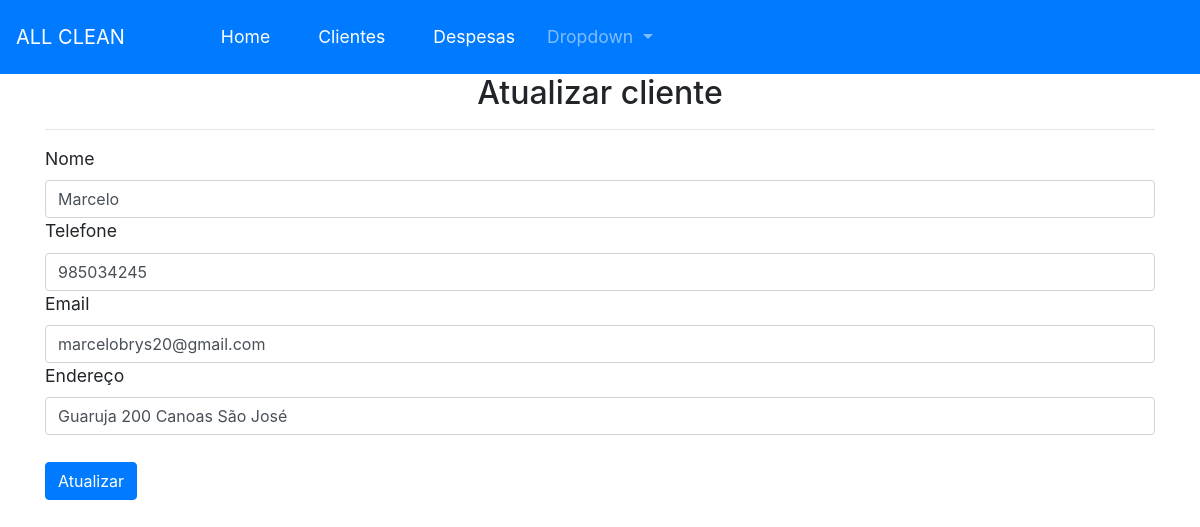
The page /1/atualiza_cliente on the database its author committed.
### App.py (models this page shows, shortened)
class clientes(db.Model): # criando relacionamento entre banco de dados e sistema
    id = db.Column(db.Integer, primary_key=True)
    nome = db.Column(db.String(50))
    telefone = db.Column(db.String(50))
    email = db.Column(db.String(50))
    endereco = db.Column(db.String(50))

### App.py (the view, shortened to what this page needs)
@app.route('/<int:id>/atualiza_cliente',methods= ['GET','POST'])
def atualiza_cliente(id):
    cliente = clientes.query.filter_by(id=id).first() # faz o filtro do curso pelo id
    return render_template('atualiza_cliente.html',cliente=cliente) # será retornado o curso

### Templates/atualiza_cliente.html (shortened to what this page needs)
{% extends 'base.html' %}
{% block conteudo %}
    <h2 style = 'text-align: center;'>Atualizar cliente</h2>
<hr>
<form action="{{url_for('atualiza_cliente', id=cliente.id)}}" method="post">
    <label class="form-label">Nome</label>
    <input class='form-control' type="text" name="nome" value="{{cliente.nome}}" >
    <label>Telefone</label>
    <input class='form-control' type="text" name="telefone" value="{{cliente.telefone}}">
    <label>Email</label>
    <input class ='form-control' type="text" name="email"  value="{{cliente.email}}">
    <label>Endereço</label>
    <input class ='form-control' type="text" name="endereco"  value="{{cliente.endereco}}">
    <br>
    <button class="btn btn-primary">Atualizar</button>
</form>
{% endblock conteudo %}

### Templates/base.html (style rules this page uses)
body { font-size: 1.1em; }

### rows shown on the page
clientes: nome "Marcelo", telefone "985034245", email "marcelobrys20@gmail.com", endereco "Guaruja 200 Canoas São José"
